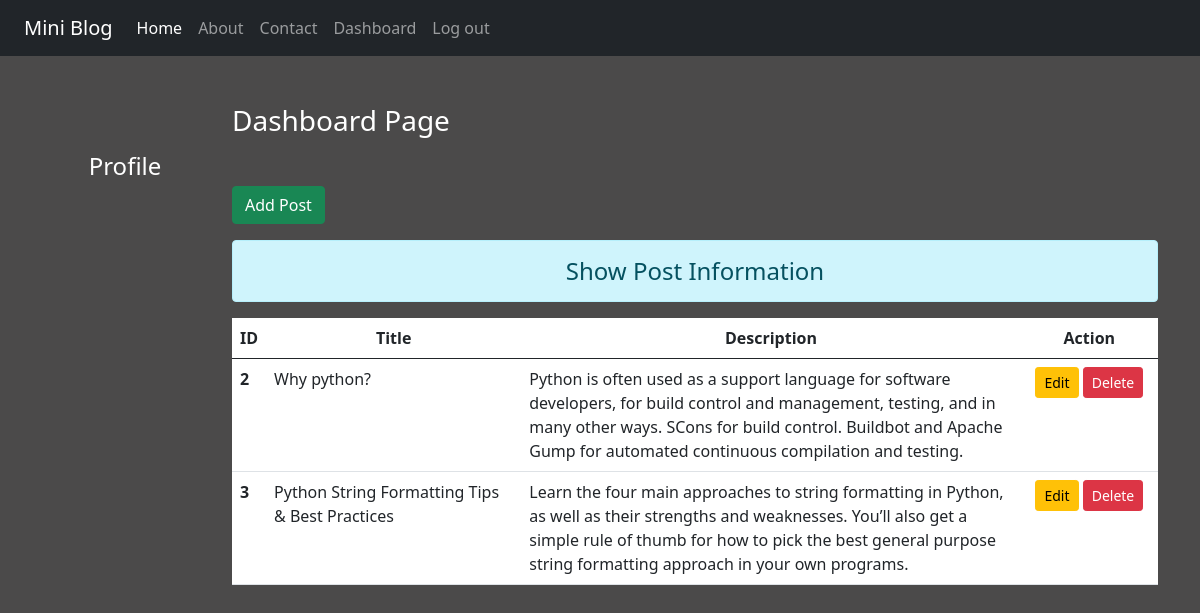
The page /dashboard/ (signed in) on the database its author committed.
### blog/models.py (models this page shows)
class Post(models.Model):
    title = models.CharField(max_length=150)
    desc = models.TextField()

### blog/views.py (the view)
# urls.py: path('dashboard/', views.dashboard, name='dashboard'),
def dashboard(request):
    if request.user.is_authenticated:
        posts = Post.objects.all()
        user = request.user
        full_name = user.get_full_name()
        gps = user.groups.all()
        return render(request, 'blog/dashboard.html',{'posts': posts, 'full_name':full_name ,'groups':gps})
    else:
        return HttpResponseRedirect('/login/')

### blog/templates/blog/dashboard.html (shortened to what this page needs)
{% extends 'blog/base.html' %}
{% load static %}
{% block side %}
<div class="col-sm-2 text-white my-5 text-center">
    <h4 class="my-5">Profile</h4>
</div>
{% endblock side %}
{% block content %}
 <div class="col-sm-10">
     <h3 class="text-white my-5">Dashboard Page</h3>
     <a href="{% url 'addpost' %}" class="btn btn-success">Add Post</a>
     <h4 class="text-center alert alert-info mt-3">Show Post Information </h4>
     {% if posts %}
     <table class="table table-hover bg-white">
         <thead>
             <tr class="text-center">
                 <th scope="col" style="width:2%">ID</th>
                 <th scope="col" style="width:28%">Title</th>
                 <th scope="col" style="width:55%">Description</th>
                 <th scope="col" style="width:15%">Action</th>
             </tr>
         </thead>
        <tbody>
            {% for post in posts %}
             <tr>
                 <th scope="row">{{ post.id }}</th>
                 <td>{{ post.title }}</td>
                 <td>{{ post.desc }}</td>
                 <td class="text-center">
                     <a href="{% url 'updatepost'  post.id %}" class="btn btn-warning btn-sm">Edit</a>
                     {% if perms.blog.delete_post %}
                     <form action="{% url 'deletepost' post.id %}" method="post" class="d-inline">
                      <input type="submit" class="btn btn-danger btn-sm " value="Delete">
                     </form>
                     {% endif %}
                </td>
             </tr>
             {% endfor %}
        </tbody>
     </table>
     {% else %}
     <h4 class="text-center alert alert-warning">No Records</h4>
     {% endif %}
 </div>
 {% endblock content %}

### blog/templates/blog/base.html (shortened to what this page needs)
<!DOCTYPE html>
{% load static %}
<html  lang="en">
<head>
    <link rel="stylesheet" href="{% static 'blog/css/bootstrap.css' %}">
    <link rel="stylesheet" href="{% static 'blog/css/style.css' %}">
</head>
<body>
    <div class="container-fluid bg-dark">
    {% include 'blog/navbar.html' %}
    </div>
    <div class="container">
        <div class="row">
            {% block  side %}
            {% endblock side %}
            {% block content %}
            {% endblock  %}
        </div>
    </div >
</body>
</html>

### blog/templates/blog/navbar.html (shortened to what this page needs)
<nav class="navbar navbar-expand-lg navbar-dark bg-dark">
  <div class="container-fluid">
    <a class="navbar-brand" href="#">Mini Blog</a>
    <div class="collapse navbar-collapse" id="navbarNav">
      <ul class="navbar-nav">
        <li class="nav-item">
          <a class="nav-link active" aria-current="page" href="/">Home</a>
        </li>
        <li class="nav-item">
          <a class="nav-link" href="{% url 'about' %}">About</a>
        </li>
        <li class="nav-item">
          <a class="nav-link" href="{% url 'contact' %}">Contact</a>
        </li>
        {% if request.user.is_authenticated %}
        <li class="nav-item">
          <a class="nav-link" href="{% url 'dashboard' %}">Dashboard</a>
        </li>
        <li class="nav-item">
          <a class="nav-link" href="{% url 'logout' %}">Log out</a>
        </li>
        {% endif %}
      </ul>
    </div>
  </div>
</nav>

### blog/static/blog/css/style.css (style rules this page uses)
body { background-color: rgb(75,74,74); color: antiquewhite; }

### rows shown on the page
Post: id "2", title "Why python?", desc "Python is often used as a support language for software developers, for build control and management, testing, and in many other ways. SCons for build control. Buildbot and Apache Gump for automated continuous compilation and testing."
Post: id "3", title "Python String Formatting Tips & Best Practices", desc "Learn the four main approaches to string formatting in Python, as well as their strengths and weaknesses. You’ll also get a simple rule of thumb for how to pick the best general purpose string formatting approach in your own programs."
